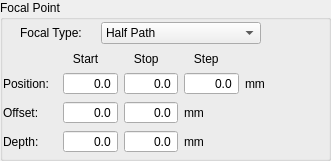
          <widget class="QGroupBox" name="BoxFocalPoint">
           <property name="geometry">
            <rect>
             <x>2</x>
             <y>246</y>
             <width>331</width>
             <height>161</height>
            </rect>
           </property>
           <property name="title">
            <string>Focal Point</string>
           </property>
           <widget class="QWidget" name="layoutWidget11">
            <property name="geometry">
             <rect>
              <x>20</x>
              <y>18</y>
              <width>241</width>
              <height>30</height>
             </rect>
            </property>
            <layout class="QHBoxLayout" name="horizontalLayout_2">
             <item>
              <widget class="QLabel" name="LabelFocalType">
               <property name="sizePolicy">
                <sizepolicy hsizetype="Fixed" vsizetype="Fixed">
                 <horstretch>0</horstretch>
                 <verstretch>0</verstretch>
                </sizepolicy>
               </property>
               <property name="minimumSize">
                <size>
                 <width>75</width>
                 <height>25</height>
                </size>
               </property>
               <property name="text">
                <string>Focal Type:</string>
               </property>
              </widget>
             </item>
             <item>
              <widget class="QComboBox" name="ComFocalType">
               <item>
                <property name="text">
                 <string>Half Path</string>
                </property>
               </item>
               <item>
                <property name="text">
                 <string>True Depth</string>
                </property>
               </item>
               <item>
                <property name="text">
                 <string>Projection</string>
                </property>
               </item>
               <item>
                <property name="text">
                 <string>Focal Plane</string>
                </property>
               </item>
              </widget>
             </item>
            </layout>
           </widget>
           <widget class="QWidget" name="layoutWidget12322">
            <property name="geometry">
             <rect>
              <x>3</x>
              <y>52</y>
              <width>296</width>
              <height>101</height>
             </rect>
            </property>
            <layout class="QGridLayout" name="gridLayout_5">
             <item row="0" column="1">
              <widget class="QLabel" name="LabelFocalStart">
               <property name="text">
                <string>   Start</string>
               </property>
              </widget>
             </item>
             <item row="0" column="2">
              <widget class="QLabel" name="LabelFocalStop">
               <property name="text">
                <string>   Stop</string>
               </property>
              </widget>
             </item>
             <item row="0" column="3">
              <widget class="QLabel" name="LabelFocalStep">
               <property name="text">
                <string>   Step</string>
               </property>
              </widget>
             </item>
             <item row="1" column="0">
              <widget class="QLabel" name="LabelFocalPosition">
               <property name="text">
                <string>Position:</string>
               </property>
              </widget>
             </item>
             <item row="1" column="1">
              <widget class="QDoubleSpinBox" name="ValueFocusPositionStart">
               <property name="frame">
                <bool>true</bool>
               </property>
               <property name="alignment">
                <set>Qt::AlignRight|Qt::AlignTrailing|Qt::AlignVCenter</set>
               </property>
               <property name="buttonSymbols">
                <enum>QAbstractSpinBox::NoButtons</enum>
               </property>
               <property name="keyboardTracking">
                <bool>true</bool>
               </property>
               <property name="decimals">
                <number>1</number>
               </property>
               <property name="maximum">
                <double>5000.000000000000000</double>
               </property>
              </widget>
             </item>
             <item row="1" column="2">
              <widget class="QDoubleSpinBox" name="ValueFocusPositionStop">
               <property name="frame">
                <bool>true</bool>
               </property>
               <property name="alignment">
                <set>Qt::AlignRight|Qt::AlignTrailing|Qt::AlignVCenter</set>
               </property>
               <property name="buttonSymbols">
                <enum>QAbstractSpinBox::NoButtons</enum>
               </property>
               <property name="keyboardTracking">
                <bool>true</bool>
               </property>
               <property name="decimals">
                <number>1</number>
               </property>
               <property name="maximum">
                <double>5000.000000000000000</double>
               </property>
              </widget>
             </item>
             <item row="1" column="3">
              <widget class="QDoubleSpinBox" name="ValueFocusPositionStep">
               <property name="frame">
                <bool>true</bool>
               </property>
               <property name="alignment">
                <set>Qt::AlignRight|Qt::AlignTrailing|Qt::AlignVCenter</set>
               </property>
               <property name="buttonSymbols">
                <enum>QAbstractSpinBox::NoButtons</enum>
               </property>
               <property name="keyboardTracking">
                <bool>true</bool>
               </property>
               <property name="decimals">
                <number>1</number>
               </property>
               <property name="maximum">
                <double>5000.000000000000000</double>
               </property>
              </widget>
             </item>
             <item row="1" column="4">
              <widget class="QLabel" name="LabelFocusStartUnit_2">
               <property name="text">
                <string>mm</string>
               </property>
              </widget>
             </item>
             <item row="2" column="0">
              <widget class="QLabel" name="LabelFocalOffset">
               <property name="text">
                <string>Offset:</string>
               </property>
              </widget>
             </item>
             <item row="2" column="1">
              <widget class="QDoubleSpinBox" name="ValueFocusOffsetStart">
               <property name="frame">
                <bool>true</bool>
               </property>
               <property name="alignment">
                <set>Qt::AlignRight|Qt::AlignTrailing|Qt::AlignVCenter</set>
               </property>
               <property name="buttonSymbols">
                <enum>QAbstractSpinBox::NoButtons</enum>
               </property>
               <property name="keyboardTracking">
                <bool>true</bool>
               </property>
               <property name="decimals">
                <number>1</number>
               </property>
               <property name="minimum">
                <double>-5000.000000000000000</double>
               </property>
               <property name="maximum">
                <double>5000.000000000000000</double>
               </property>
              </widget>
             </item>
             <item row="2" column="2">
              <widget class="QDoubleSpinBox" name="ValueFocusOffsetStop">
               <property name="frame">
                <bool>true</bool>
               </property>
               <property name="alignment">
                <set>Qt::AlignRight|Qt::AlignTrailing|Qt::AlignVCenter</set>
               </property>
               <property name="buttonSymbols">
                <enum>QAbstractSpinBox::NoButtons</enum>
               </property>
               <property name="keyboardTracking">
                <bool>true</bool>
               </property>
               <property name="decimals">
                <number>1</number>
               </property>
               <property name="minimum">
                <double>-5000.000000000000000</double>
               </property>
               <property name="maximum">
                <double>5000.000000000000000</double>
               </property>
              </widget>
             </item>
             <item row="2" column="3">
              <widget class="QLabel" name="LabelFocusOffsetStartUnit">
               <property name="text">
                <string>mm</string>
               </property>
              </widget>
             </item>
             <item row="3" column="0">
              <widget class="QLabel" name="LabelFocalDepth">
               <property name="text">
                <string>Depth:</string>
               </property>
              </widget>
             </item>
             <item row="3" column="1">
              <widget class="QDoubleSpinBox" name="ValueFocusDepthStart">
               <property name="frame">
                <bool>true</bool>
               </property>
               <property name="alignment">
                <set>Qt::AlignRight|Qt::AlignTrailing|Qt::AlignVCenter</set>
               </property>
               <property name="buttonSymbols">
                <enum>QAbstractSpinBox::NoButtons</enum>
               </property>
               <property name="keyboardTracking">
                <bool>true</bool>
               </property>
               <property name="decimals">
                <number>1</number>
               </property>
               <property name="minimum">
                <double>-5000.000000000000000</double>
               </property>
               <property name="maximum">
                <double>5000.000000000000000</double>
               </property>
              </widget>
             </item>
             <item row="3" column="2">
              <widget class="QDoubleSpinBox" name="ValueFocusDepthStop">
               <property name="frame">
                <bool>true</bool>
               </property>
               <property name="alignment">
                <set>Qt::AlignRight|Qt::AlignTrailing|Qt::AlignVCenter</set>
               </property>
               <property name="buttonSymbols">
                <enum>QAbstractSpinBox::NoButtons</enum>
               </property>
               <property name="keyboardTracking">
                <bool>true</bool>
               </property>
               <property name="decimals">
                <number>1</number>
               </property>
               <property name="minimum">
                <double>-5000.000000000000000</double>
               </property>
               <property name="maximum">
                <double>5000.000000000000000</double>
               </property>
              </widget>
             </item>
             <item row="3" column="3">
              <widget class="QLabel" name="LabelFocusOffsetStopUnit">
               <property name="text">
                <string>mm</string>
               </property>
              </widget>
             </item>
            </layout>
           </widget>
          </widget>
